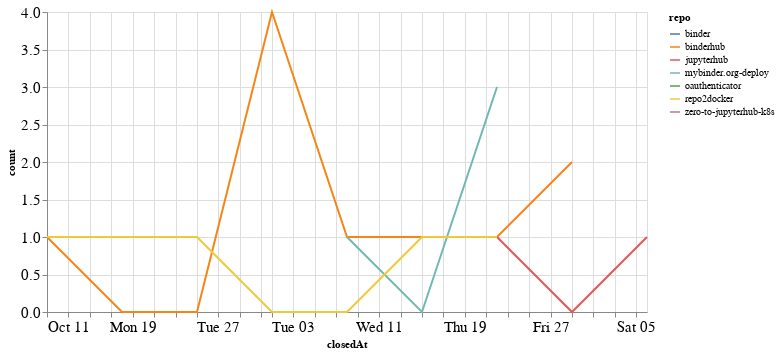

Source (notebook cell):
### Code cell
closed_by_time = closed_by.groupby('repo').resample('W', on='closedAt').count()['author'].reset_index()
closed_by_time = closed_by_time.rename(columns={'author': 'count'})

alt.Chart(closed_by_time, width=600).mark_line().encode(
    x='closedAt',
    y='count',
    color='repo',
    tooltip="repo"
)

### Figure 1 — Vega-Lite specification as saved in the notebook (floating-point values rounded to 4 significant figures)
{"config": {"axisLeft": {"labelFontSize": 15}, "axisBottom": {"labelFontSize": 15}}, "data": {"name": "data-d76ce4c8b9fc89ec82c1e7721309fc0e"}, "mark": "line", "encoding": {"color": {"type": "nominal", "field": "repo"}, "tooltip": {"type": "nominal", "field": "repo"}, "x": {"type": "temporal", "field": "closedAt"}, "y": {"type": "quantitative", "field": "count"}}, "width": 600, "$schema": "https://vega.github.io/schema/vega-lite/v4.8.1.json", "datasets": {"data-d76ce4c8b9fc89ec82c1e7721309fc0e": [{"repo": "binder", "closedAt": "2020-11-15T00:00:00", "count": 1}, {"repo": "binderhub", "closedAt": "2020-10-11T00:00:00", "count": 1}, {"repo": "binderhub", "closedAt": "2020-10-18T00:00:00", "count": 0}, {"repo": "binderhub", "closedAt": "2020-10-25T00:00:00", "count": 0}, {"repo": "binderhub", "closedAt": "2020-11-01T00:00:00", "count": 4}, {"repo": "binderhub", "closedAt": "2020-11-08T00:00:00", "count": 1}, {"repo": "binderhub", "closedAt": "2020-11-15T00:00:00", "count": 1}, {"repo": "binderhub", "closedAt": "2020-11-22T00:00:00", "count": 1}, {"repo": "binderhub", "closedAt": "2020-11-29T00:00:00", "count": 2}, {"repo": "jupyterhub", "closedAt": "2020-11-22T00:00:00", "count": 1}, {"repo": "jupyterhub", "closedAt": "2020-11-29T00:00:00", "count": 0}, {"repo": "jupyterhub", "closedAt": "2020-12-06T00:00:00", "count": 1}, {"repo": "mybinder.org-deploy", "closedAt": "2020-11-08T00:00:00", "count": 1}, {"repo": "mybinder.org-deploy", "closedAt": "2020-11-15T00:00:00", "count": 0}, {"repo": "mybinder.org-deploy", "closedAt": "2020-11-22T00:00:00", "count": 3}, {"repo": "oauthenticator", "closedAt": "2020-11-22T00:00:00", "count": 1}, {"repo": "repo2docker", "closedAt": "2020-10-11T00:00:00", "count": 1}, {"repo": "repo2docker", "closedAt": "2020-10-18T00:00:00", "count": 1}, {"repo": "repo2docker", "closedAt": "2020-10-25T00:00:00", "count": 1}, {"repo": "repo2docker", "closedAt": "2020-11-01T00:00:00", "count": 0}, {"repo": "repo2docker", "closedAt": "2020-11-08T00:00:00", "count": 0}, {"repo": "repo2docker", "closedAt": "2020-11-15T00:00:00", "count": 1}, {"repo": "repo2docker", "closedAt": "2020-11-22T00:00:00", "count": 1}, {"repo": "zero-to-jupyterhub-k8s", "closedAt": "2020-10-18T00:00:00", "count": 1}]}}
